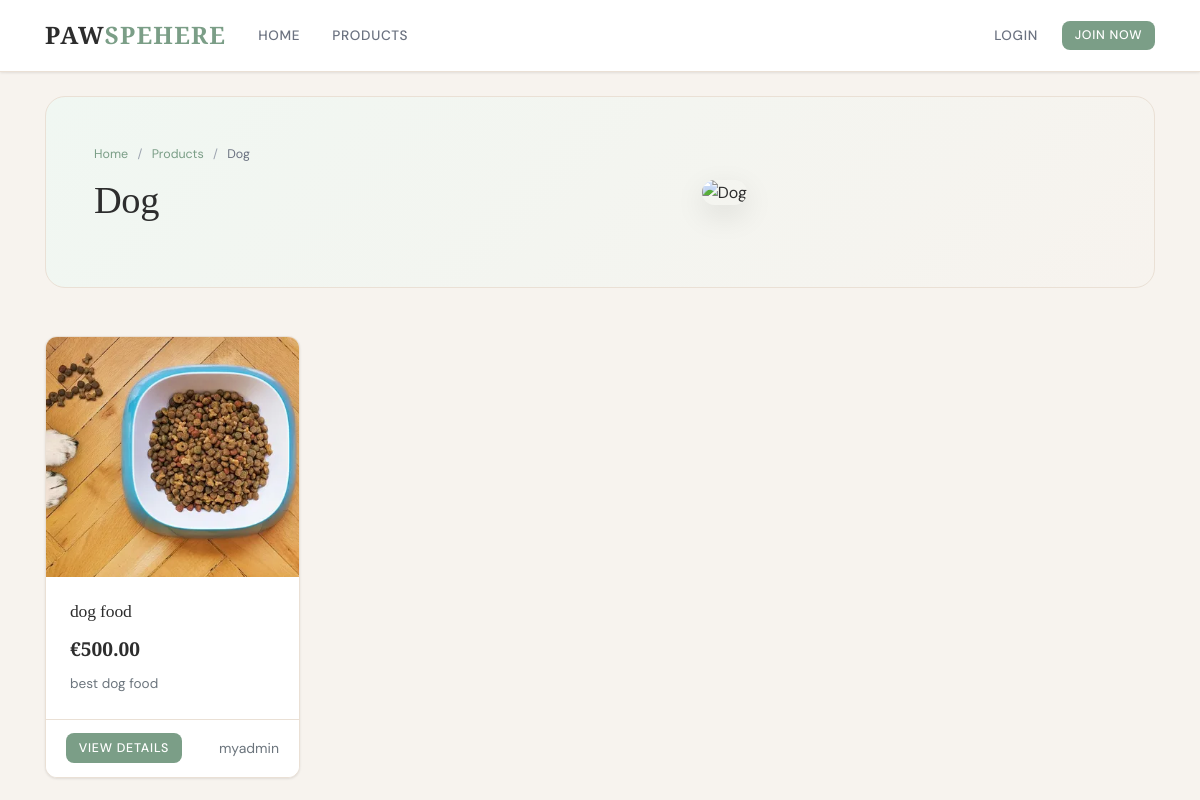
The app's page /category/4/ with its own data.
### products/models.py (models this page shows, shortened)
class Category(models.Model):
    name = models.CharField(max_length=100)
    description = models.TextField(blank=True, null=True)
    class Meta:
        verbose_name_plural = "Categories"

class Product(models.Model):
    name = models.CharField(max_length=200)
    description = models.TextField()
    price = models.DecimalField(max_digits=10, decimal_places=2)
    category = models.ForeignKey(
        Category,
        on_delete=models.CASCADE,
        related_name="products",
    )
    materials = models.CharField(max_length=255)
    image = models.ImageField(
        upload_to="product_images",
        default="default_product.jpg",
    )
    seller = models.ForeignKey(User, on_delete=models.CASCADE)
    date_posted = models.DateTimeField(auto_now_add=True)
    in_stock = models.BooleanField(default=True)

### products/views.py (the view)
# urls.py: path('category/<int:category_id>/', views.category_products, name='category-products'),
def category_products(request, category_id):
    category = get_object_or_404(Category, id=category_id)
    products = Product.objects.filter(category=category).order_by('-date_posted')
    context = {
        'category': category,
        'products': products,
        'title': f'{category.name} Products'
    }
    return render(request, 'products/category_products.html', context)

### cart/context_processors.py (called while the page is built)
def cart_counter(request):
    if request.user.is_authenticated:
        cart_count = CartItem.objects.filter(user=request.user).count()
        return {'cart_count': cart_count}
    return {'cart_count': 0}

### templates/products/category_products.html (shortened to what this page needs)
{% extends "base.html" %}
{% block content %}
<div class="category-hero mb-5">
    <div class="row align-items-center">
        <div class="col-md-7">
            <p class="category-breadcrumb"><a href="{% url 'home' %}">Home</a> <span>/</span> <a href="{% url 'products' %}">Products</a> <span>/</span> {{ category.name }}</p>
            <h1 class="category-title">{{ category.name }}</h1>
        </div>
        <div class="col-md-5 d-none d-md-block">
            <img src="https://imgs.search.brave.com/xzba1syFoQicGErCpyUGwyIwgcSKgIAnAah4U_bVVJ0/rs:fit:500:0:1:0/g:ce/aHR0cHM6Ly9zdGF0/aWMudmVjdGVlenku/Y29tL3N5c3RlbS9y/ZXNvdXJjZXMvdGh1/bWJuYWlscy8wMjMv/MjM2LzU1Mi9zbWFs/bC9haS1nZW5lcmF0/ZWQtdHdvLXJhYmJp/dHMtY3V0ZS1mbHVm/ZnktZG9nLWFuZC1y/ZWQtZ2luZ2VyLWNh/dC1zaXR0aW5nLXNp/ZGUtYnktc2lkZS1p/bi1zaGVsdGVyLXBl/dC1hZG9wdGlvbi1j/b25jZXB0LWdlbmVy/YXRpdmUtYWktcGhv/dG8uanBn" alt="{{ category.name }}" class="category-hero-img">
        </div>
    </div>
</div>
<div class="row">
    {% for product in products %}
    <div class="col-lg-3 col-md-4 col-sm-6 mb-4">
        <div class="card product-card">
            <div class="card-img-wrapper">
                <img class="card-img-top" src="{{ product.image.url }}" alt="{{ product.name }}">
            </div>
            <div class="card-body">
                <h5 class="card-title">{{ product.name }}</h5>
                <div class="product-price mb-2">€{{ product.price }}</div>
                <p class="card-text text-muted" style="font-size:0.85rem;">{{ product.description|truncatechars:70 }}</p>
            </div>
            <div class="card-footer d-flex justify-content-between align-items-center">
                <a href="{% url 'product-detail' product.id %}" class="btn btn-primary btn-sm">View Details</a>
                <small class="text-muted">{{ product.seller.username }}</small>
            </div>
        </div>
    </div>
    {% endfor %}
</div>
{% endblock content %}

### templates/base.html (style rules this page uses)
:root { --cream: #F7F3EE; --white: #FFFFFF; --sage: #7B9E87; --sage-light: #A8C4B0; --sage-dark: #5C7D67; --terracotta: #C17F5A; --terracotta-light: #D4956E; --sand: #E8D5BA; --sand-light: #F2E8D9; --charcoal: #2D2D2D; --gray-600: #6B7280; --gray-400: #9CA3AF; --gray-200: #E5E7EB; --border: #EAE0D5; --shadow-sm: 0 1px 3px rgba(0,0,0,0.06), 0 1px 2px rgba(0,0,0,0.04); --shadow-md: 0 4px 12px rgba(0,0,0,0.08); --shadow-lg: 0 10px 30px rgba(0,0,0,0.10); --radius: 12px; --radius-sm: 8px; }
* { box-sizing: border-box; margin: 0; padding: 0; }
html { scroll-behavior: smooth; }
body { background-color: var(--cream); font-family: 'DM Sans', sans-serif; color: var(--charcoal); line-height: 1.6; min-height: 100vh; display: flex; flex-direction: column; padding-top: 72px; }
h1, h2, h3, h4, h5, h6 { font-family: 'Cormorant Garamond', serif; font-weight: 500; letter-spacing: -0.01em; }
h1 { font-size: 2.4rem; }
.btn { font-family: 'DM Sans', sans-serif; font-size: 0.82rem; font-weight: 500; letter-spacing: 0.06em; text-transform: uppercase; border-radius: var(--radius-sm); padding: 0.6rem 1.4rem; transition: all 0.25s ease; border: none; }
.btn-primary { background-color: var(--sage); color: white; }
.btn-sm { padding: 0.35rem 0.8rem; font-size: 0.78rem; }
.card { background: var(--white); border: 1px solid var(--border); border-radius: var(--radius); box-shadow: var(--shadow-sm); transition: box-shadow 0.25s ease, transform 0.25s ease; overflow: hidden; }
.card-body { padding: 1.5rem; }
.card-footer { background-color: var(--white); border-top: 1px solid var(--border); padding: 0.85rem 1.25rem; }
.product-card { height: 100%; transition: transform 0.3s ease, box-shadow 0.3s ease; position: relative; }
.product-card .card-img-top { height: 240px; object-fit: cover; transition: transform 0.4s ease; }
.product-card .card-img-wrapper { overflow: hidden; }
.product-card .card-title { font-family: 'Cormorant Garamond', serif; font-size: 1.1rem; font-weight: 500; }

### templates/products/category_products.html (style rules this page uses)
.category-hero { background: linear-gradient(135deg, #F0F7F2 0%, #F7F3EE 100%); border-radius: 20px; padding: 3rem; border: 1px solid var(--border); overflow: hidden; }
.category-breadcrumb { font-size:0.78rem; color:var(--gray-600); margin-bottom:0.75rem; }
.category-breadcrumb a { color:var(--sage); text-decoration:none; }
.category-breadcrumb span { margin:0 6px; color:var(--gray-400); }
.category-title { font-family:'Cormorant Garamond',serif; font-size:2.4rem; font-weight:400; margin-bottom:1rem; }
.category-hero-img { width:100%; height:220px; object-fit:cover; border-radius:16px; box-shadow:var(--shadow-lg); }
.product-price { font-family:'Cormorant Garamond',serif; font-size:1.2rem; font-weight:600; color:var(--charcoal); }

### records on screen
Category: name "Dog"
Product: image (picture), name "dog food", price "500.00", description "best dog food", seller.username "myadmin"
